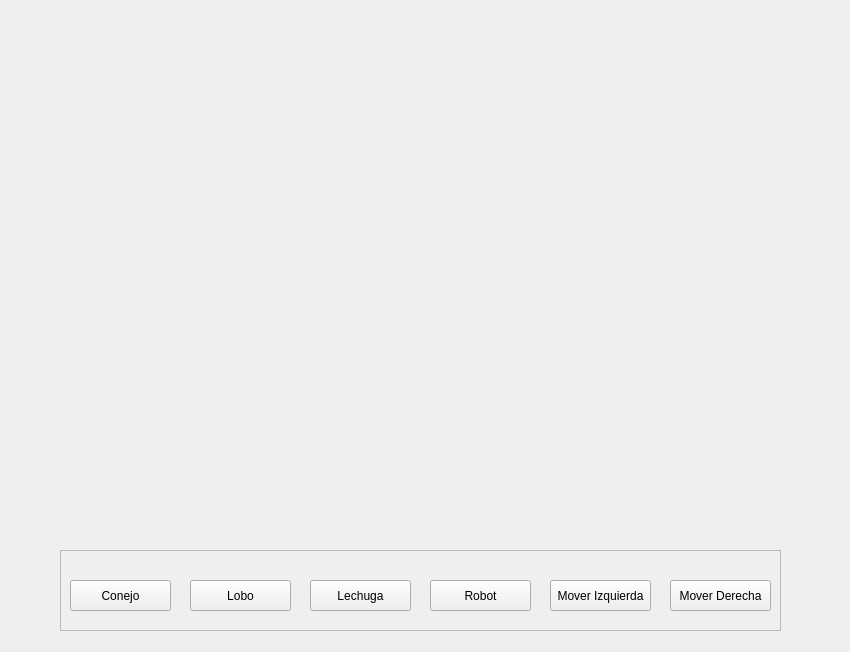
<?xml version="1.0" encoding="UTF-8"?>
<ui version="4.0">
 <class>MainWindow</class>
 <widget class="QMainWindow" name="MainWindow">
  <property name="geometry">
   <rect>
    <x>0</x>
    <y>0</y>
    <width>850</width>
    <height>652</height>
   </rect>
  </property>
  <property name="windowTitle">
   <string>MainWindow</string>
  </property>
  <property name="styleSheet">
   <string notr="true"/>
  </property>
  <widget class="QWidget" name="centralwidget">
   <property name="autoFillBackground">
    <bool>false</bool>
   </property>
   <property name="styleSheet">
    <string notr="true">#centralwidget
{
background-image: url(:/fondo.jpg);

}</string>
   </property>
   <widget class="QFrame" name="frame">
    <property name="geometry">
     <rect>
      <x>60</x>
      <y>550</y>
      <width>721</width>
      <height>81</height>
     </rect>
    </property>
    <property name="frameShape">
     <enum>QFrame::StyledPanel</enum>
    </property>
    <property name="frameShadow">
     <enum>QFrame::Raised</enum>
    </property>
    <widget class="QPushButton" name="Conejo">
     <property name="geometry">
      <rect>
       <x>10</x>
       <y>30</y>
       <width>101</width>
       <height>31</height>
      </rect>
     </property>
     <property name="text">
      <string>Conejo</string>
     </property>
    </widget>
    <widget class="QPushButton" name="Lobo">
     <property name="geometry">
      <rect>
       <x>130</x>
       <y>30</y>
       <width>101</width>
       <height>31</height>
      </rect>
     </property>
     <property name="text">
      <string>Lobo</string>
     </property>
    </widget>
    <widget class="QPushButton" name="Lechuga">
     <property name="geometry">
      <rect>
       <x>250</x>
       <y>30</y>
       <width>101</width>
       <height>31</height>
      </rect>
     </property>
     <property name="text">
      <string>Lechuga</string>
     </property>
    </widget>
    <widget class="QPushButton" name="Robot">
     <property name="geometry">
      <rect>
       <x>370</x>
       <y>30</y>
       <width>101</width>
       <height>31</height>
      </rect>
     </property>
     <property name="text">
      <string>Robot</string>
     </property>
    </widget>
    <widget class="QPushButton" name="BotonIzq">
     <property name="geometry">
      <rect>
       <x>490</x>
       <y>30</y>
       <width>101</width>
       <height>31</height>
      </rect>
     </property>
     <property name="text">
      <string>Mover Izquierda</string>
     </property>
    </widget>
    <widget class="QPushButton" name="BotonDer">
     <property name="geometry">
      <rect>
       <x>610</x>
       <y>30</y>
       <width>101</width>
       <height>31</height>
      </rect>
     </property>
     <property name="text">
      <string>Mover Derecha</string>
     </property>
    </widget>
   </widget>
   <widget class="QLabel" name="Bunny">
    <property name="geometry">
     <rect>
      <x>80</x>
      <y>80</y>
      <width>91</width>
      <height>91</height>
     </rect>
    </property>
    <property name="text">
     <string>&lt;html&gt;&lt;head/&gt;&lt;body&gt;&lt;p&gt;&lt;br/&gt;&lt;/p&gt;&lt;/body&gt;&lt;/html&gt;</string>
    </property>
   </widget>
   <widget class="QLabel" name="Fox">
    <property name="geometry">
     <rect>
      <x>80</x>
      <y>190</y>
      <width>91</width>
      <height>91</height>
     </rect>
    </property>
    <property name="text">
     <string>&lt;html&gt;&lt;head/&gt;&lt;body&gt;&lt;p&gt;&lt;br/&gt;&lt;/p&gt;&lt;/body&gt;&lt;/html&gt;</string>
    </property>
   </widget>
   <widget class="QLabel" name="Guardian">
    <property name="geometry">
     <rect>
      <x>80</x>
      <y>390</y>
      <width>91</width>
      <height>91</height>
     </rect>
    </property>
    <property name="text">
     <string>&lt;html&gt;&lt;head/&gt;&lt;body&gt;&lt;p&gt;&lt;br/&gt;&lt;/p&gt;&lt;/body&gt;&lt;/html&gt;</string>
    </property>
   </widget>
   <widget class="QLabel" name="Lettuce">
    <property name="geometry">
     <rect>
      <x>80</x>
      <y>280</y>
      <width>91</width>
      <height>91</height>
     </rect>
    </property>
    <property name="text">
     <string>&lt;html&gt;&lt;head/&gt;&lt;body&gt;&lt;p&gt;&lt;br/&gt;&lt;/p&gt;&lt;/body&gt;&lt;/html&gt;</string>
    </property>
   </widget>
   <widget class="QLabel" name="Boat">
    <property name="geometry">
     <rect>
      <x>190</x>
      <y>500</y>
      <width>191</width>
      <height>41</height>
     </rect>
    </property>
    <property name="text">
     <string>&lt;html&gt;&lt;head/&gt;&lt;body&gt;&lt;p&gt;&lt;br/&gt;&lt;/p&gt;&lt;/body&gt;&lt;/html&gt;</string>
    </property>
   </widget>
  </widget>
  <widget class="QMenuBar" name="menubar">
   <property name="geometry">
    <rect>
     <x>0</x>
     <y>0</y>
     <width>850</width>
     <height>21</height>
    </rect>
   </property>
  </widget>
 </widget>
 <resources/>
 <connections/>
</ui>
